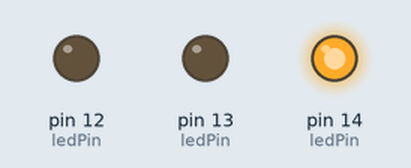
Bench run of a sketch on a simulated Arduino Uno, built with avr-gcc and run on an emulated ATmega328P. Shown: output pins drawn as LEDs (lit = HIGH).

Above: at 0.5 s.
At 1.5 s:
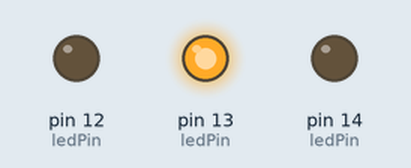
At 5.5 s:
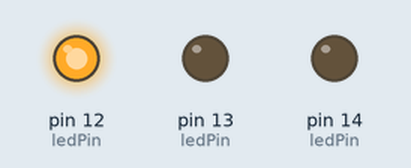
Timing chart, 0 to 6.9 s (numbered marks = the images above):
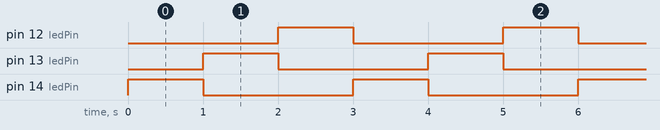

The sketch:

saida-digital-2.ino
```cpp
/*
 * Exemplo de saída digital 2
 *
 * descrição: Este exemplo pisca 3 LED de forma sequencial
 * objetivo: Demonstrar o uso de saída digital
 *
 * Autor: Fábio Souza
 * data: 06/09/2023
 */

#define LED_VERMELHO 14   // Pino do LED Vermelho
#define LED_VERDE 13      // Pino do LED Verde
#define LED_AZUL 12       // Pino do LED Azul

#define TEMPO 1000        //tempo para o delay

const int ledPin[] = {LED_VERMELHO,LED_VERDE,LED_AZUL}; // vetor para armazenar os pinos dos LED

void setup() {
  for(int i =0; i < sizeof(ledPin)/sizeof(ledPin[0]);i++){  // percorre o vetor de pinos
    pinMode(ledPin[i], OUTPUT);                             // Configura o pino como saída
  }
}

void loop() {
  for(int i =0; i < sizeof(ledPin)/sizeof(ledPin[0]);i++){  // percorre o vetor de pinos
   digitalWrite(ledPin[i], HIGH);                           // Escreve nível lógico alto no pino - Acende o LED
   delay(TEMPO);                                            // Aguarda tempo definido
   digitalWrite(ledPin[i], LOW);                            // Escreve nível lógico baixo no pino - Desliga o LED
  }
}
```

Measured:
- by itself, pin 12 (ledPin), pin 13 (ledPin), pin 14 (ledPin): alternates HIGH for 1.0 s and LOW for 2.0 s
- by itself, everything shown: repeats every 3.0 s, in 4 steps
